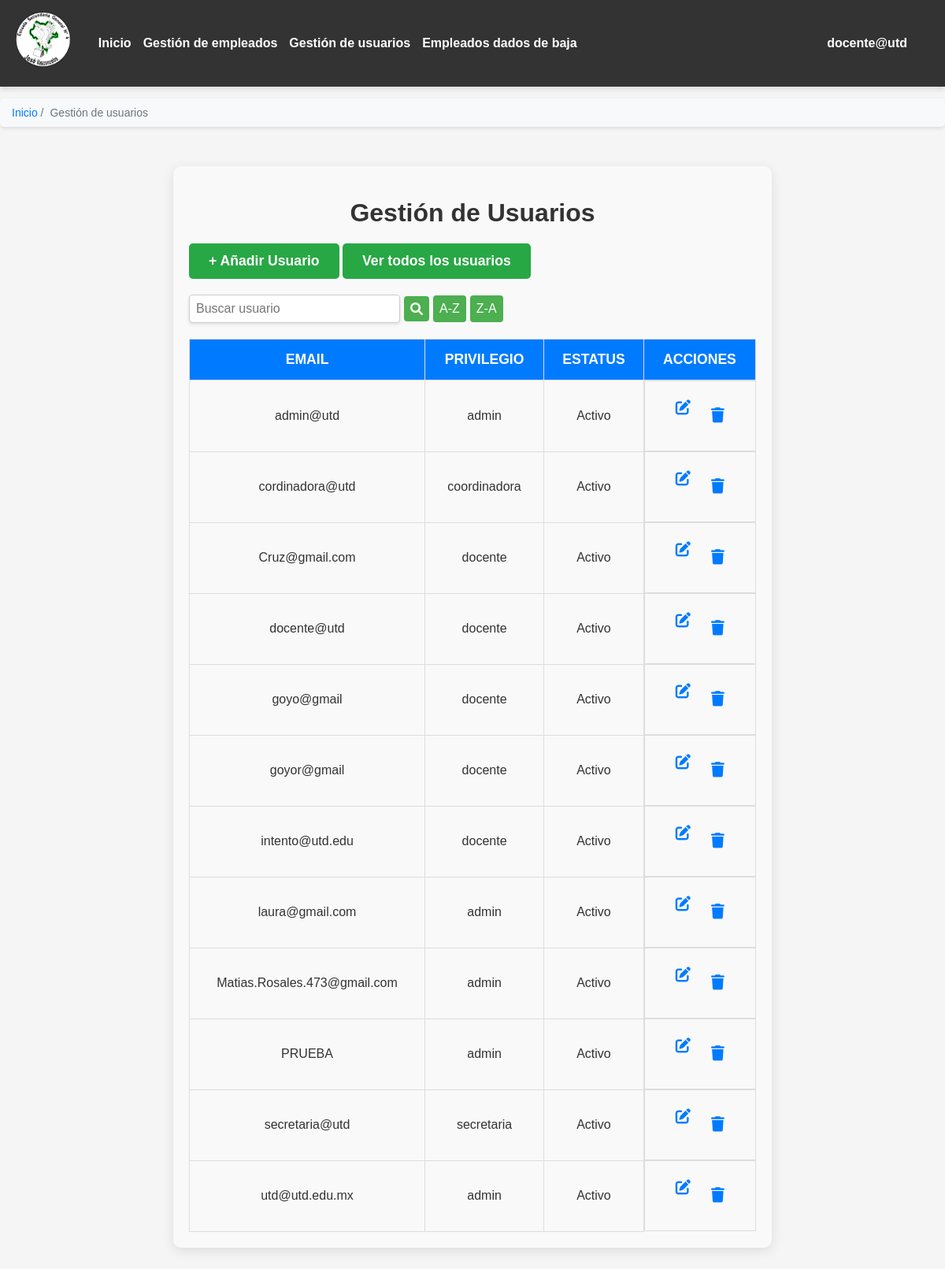
/usuarios/gestion_user.php (signed in), run on the app's committed database.
### tables this page shows
CREATE TABLE `usuarios` (
  `email` varchar(64) NOT NULL,
  `contrasena` varchar(255) NOT NULL DEFAULT '',
  `privilegio` text DEFAULT NULL,
  `estatus` binary(1) DEFAULT NULL
);

### usuarios/gestion_user.php (the view, shortened to what this page needs)
<?php
require_once('../conexion/conexion.php');
$search = isset($_GET['search']) ? trim($_GET['search']) : '';
$order = isset($_GET['order']) && $_GET['order'] == 'desc' ? 'DESC' : 'ASC';
if (!empty($search)) {
    $sql = "SELECT email, privilegio, estatus
            FROM usuarios
            WHERE estatus = 1
            AND (email LIKE ? OR privilegio LIKE ?)
            ORDER BY email $order";
    $stmt = $conn->prepare($sql);
    $search_term = "%" . $search . "%";
    $stmt->bind_param("ss", $search_term, $search_term);
    $stmt->execute();
    $result = $stmt->get_result();
} else {
    $sql = "SELECT email, privilegio, estatus FROM usuarios WHERE estatus = 1 ORDER BY email $order";
    $result = $conn->query($sql);
}
?>
<!DOCTYPE html>
<html lang="es">
<head>
    <link rel="stylesheet" href="../estilos.css">
    <link href="https://cdnjs.cloudflare.com/ajax/libs/font-awesome/6.0.0/css/all.min.css" rel="stylesheet">
</head>
<body>
<nav class="navbar" id="navbar">
    <div class="navbar-left" id="navbar-left">
        <a class="navbar-logo">
        <img src="../img/logo_esc_sec_4.png" alt="Logo" class="logo" >
        </a>
        <ul class="navbar-menu" id="navbar-menu">
            <li><a href="../pagina/inicio.php" class="navbar-link">Inicio</a></li>
            <li><a href="../empleados/tabla2.php" class="navbar-link">Gestión de empleados</a></li>
            <li><a href="../usuarios/gestion_user.php" class="navbar-link">Gestión de usuarios</a></li>
            <li><a href="../empleados/bajas.php" class="navbar-link">Empleados dados de baja</a></li>
        </ul>
    </div>
    <div class="user-profile">
        <span class="user-name" id="user-name"><?php echo htmlspecialchars($_SESSION['usuario']); ?></span>
    </div>
</nav>
<nav aria-label="breadcrumb" class="breadcrumb">
    <ul>
        <li><a href="../pagina/inicio.php">Inicio</a></li>
        <li><span class="breadcrumb-separator"></span>Gestión de usuarios</li>
    </ul>
</nav>
<div class="gesuser">
    <h1>Gestión de Usuarios</h1>
    <div>
        <a href="registro_user.php">+ Añadir Usuario</a>
        <a href="gestion_user.php">Ver todos los usuarios</a>
        <form method="GET" action="gestion_user.php" class="busqueda-form">
            <input
                type="text"
                name="search"
                placeholder="Buscar usuario"
                class="busqueda-input"
                value="<?php echo isset($_GET['search']) ? htmlspecialchars($_GET['search']) : ''; ?>">
            <button type="submit" class="busqueda-button">
                <i class="fa fa-search"></i>
            </button>
            <button type="submit" name="order" value="asc" class="busqueda-button">A-Z</button>
            <button type="submit" name="order" value="desc" class="busqueda-button">Z-A</button>
        </form>
    </div>
    <table>
        <thead>
            <tr>
                <th>Email</th>
                <th>Privilegio</th>
                <th>Estatus</th>
                <th>Acciones</th>
            </tr>
        </thead>
        <tbody>
            <?php
            if ($result && $result->num_rows > 0) {
                while ($row = $result->fetch_assoc()) {
                    echo "<tr>";
                    echo "<td>" . htmlspecialchars($row["email"]) . "</td>";
                    echo "<td>" . htmlspecialchars($row["privilegio"]) . "</td>";
                    echo "<td>" . ($row["estatus"] == 1 ? "Activo" : "Inactivo") . "</td>";
                    echo "<td class='tabla2-actions'>";
                    echo "<a href='mod_user.php?email=" . urlencode($row["email"]) . "'><i class='fa fa-edit'></i></a>";
                    echo "<button class='d-button' onclick='confirmarEliminacion(\"" . htmlspecialchars($row["email"]) . "\")'><i class='fa fa-trash'></i></button>";
                    echo "</td>";
                    echo "</tr>";
                }
            } else {
                echo "<tr><td colspan='4'>No hay usuarios registrados</td></tr>";
            }
            ?>
        </tbody>
    </table>
</div>
</body>
</html>

### estilos.css (style rules this page uses)
body { font-family: Arial, sans-serif; margin: 0; padding: 0; background-color: #f5f5f5; color: #333; }
.navbar { background-color: #333; color: #fff; display: flex; justify-content: space-between; align-items: center; padding: 1rem; position: sticky; top: 0; z-index: 1000; box-shadow: 0px 4px 6px rgba(0, 0, 0, 0.1); }
.navbar-left { display: flex; align-items: center; gap: 1rem; }
.navbar-menu { list-style: none; display: flex; gap: 1rem; margin: 0; padding: 0; }
.navbar-link { text-decoration: none; color: #fff; font-size: 1rem; transition: color 0.3s ease; }
.user-profile { position: relative; display: flex; align-items: center; font-size: 1rem; cursor: pointer; color: #fff; }
.user-name { font-weight: bold; margin-right: 10px; padding: 0.5rem 1rem; border: 2px solid transparent; border-radius: 5px; transition: all 0.3s ease; }
.navbar-logo { display: flex; align-items: center; text-decoration: none; }
.logo { height: 80px; width: auto; margin-right: 10px; }
.tabla2-actions { display: flex; justify-content: center; gap: 10px; }
.tabla2-actions a, .tabla2-actions button { background-color: transparent; border: none; cursor: pointer; padding: 8px; font-size: 1.2em; }
.tabla2-actions a i, .tabla2-actions button i { color: #007bff; transition: color 0.3s ease; }
.navbar { display: flex; justify-content: space-between; align-items: center; background-color: #333; padding: 15px 20px; color: white; }
.navbar .navbar-menu { list-style: none; margin: 0; padding: 0; display: flex; gap: 15px; }
.navbar .navbar-menu li a { color: white; text-decoration: none; font-weight: bold; font-size: 1em; transition: color 0.3s ease; }
.busqueda-form { display: flex; align-items: center; gap: 5px; }
.busqueda-input { width: 250px; padding: 0.5rem; border: 1px solid #ccc; border-radius: 4px; font-size: 1rem; box-shadow: 0px 2px 4px rgba(0, 0, 0, 0.1); transition: border-color 0.3s ease; }
.busqueda-button { padding: 0.5rem; background-color: #4caf50; color: white; border: none; border-radius: 4px; cursor: pointer; font-size: 1rem; display: flex; align-items: center; justify-content: center; transition: background-color 0.3s ease; }
.busqueda-button i { font-size: 1rem; }
.gesuser { width: 60%; margin: 50px auto; padding: 20px; border-radius: 10px; background-color: #f9f9f9; box-shadow: 0 4px 15px rgba(0, 0, 0, 0.1); }
.gesuser h1 { text-align: center; font-size: 2em; color: #333; font-weight: bold; margin-bottom: 20px; }
.gesuser a { display: inline-block; background-color: #28a745; color: white; padding: 12px 25px; border-radius: 5px; text-decoration: none; font-size: 1.1em; margin-bottom: 20px; font-weight: bold; transition: background-color 0.3s ease; }
.gesuser table { width: 100%; border-collapse: collapse; margin-top: 20px; }
.gesuser th, .gesuser td { padding: 15px; border: 1px solid #ddd; text-align: center; }
.gesuser th { background-color: #007bff; color: white; font-size: 1.1em; text-transform: uppercase; }
.gesuser td { background-color: #f9f9f9; color: #333; }
.gesuser tbody tr:nth-child(even) { background-color: #f2f2f2; }
.gesuser .tabla2-actions { display: flex; justify-content: center; gap: 10px; }
.gesuser .tabla2-actions a, .gesuser .tabla2-actions button { background-color: transparent; border: none; cursor: pointer; padding: 8px; font-size: 1.2em; }
.gesuser .tabla2-actions a i, .gesuser .tabla2-actions button i { color: #007bff; transition: color 0.3s ease; }
.gesuser .d-button { background-color: #e74c3c; color: white; padding: 14.5px 28px; border-radius: 5px; font-weight: bold; transition: background-color 0.3s ease; border: none; cursor: pointer; }
.breadcrumb { background-color: #f8f9fa; padding: 10px 15px; margin: 15px 0; border-radius: 5px; font-size: 14px; box-shadow: 0px 2px 4px rgba(0, 0, 0, 0.1); }
.breadcrumb ul { list-style: none; padding: 0; margin: 0; display: flex; gap: 8px; }
.breadcrumb li { display: inline; }
.breadcrumb a { text-decoration: none; color: #007bff; font-weight: 500; }
.breadcrumb li:not(:last-child)::after { content: " /"; color: #6c757d; }
.breadcrumb li:last-child { color: #6c757d; pointer-events: none; }

### data on the page
usuarios: email "admin@utd", privilegio "admin", estatus "Activo"
usuarios: email "cordinadora@utd", privilegio "coordinadora", estatus "Activo"
usuarios: email "Cruz@gmail.com", privilegio "docente", estatus "Activo"
usuarios: email "docente@utd", privilegio "docente", estatus "Activo"
usuarios: email "goyo@gmail", privilegio "docente", estatus "Activo"
usuarios: email "goyor@gmail", privilegio "docente", estatus "Activo"
usuarios: email "intento@utd.edu", privilegio "docente", estatus "Activo"
usuarios: email "laura@gmail.com", privilegio "admin", estatus "Activo"
usuarios: email "Matias.Rosales.473@gmail.com", privilegio "admin", estatus "Activo"
usuarios: email "PRUEBA", privilegio "admin", estatus "Activo"
usuarios: email "secretaria@utd", privilegio "secretaria", estatus "Activo"
usuarios: email "utd@utd.edu.mx", privilegio "admin", estatus "Activo"

### other printed values
$_SESSION['usuario'] "docente@utd"
